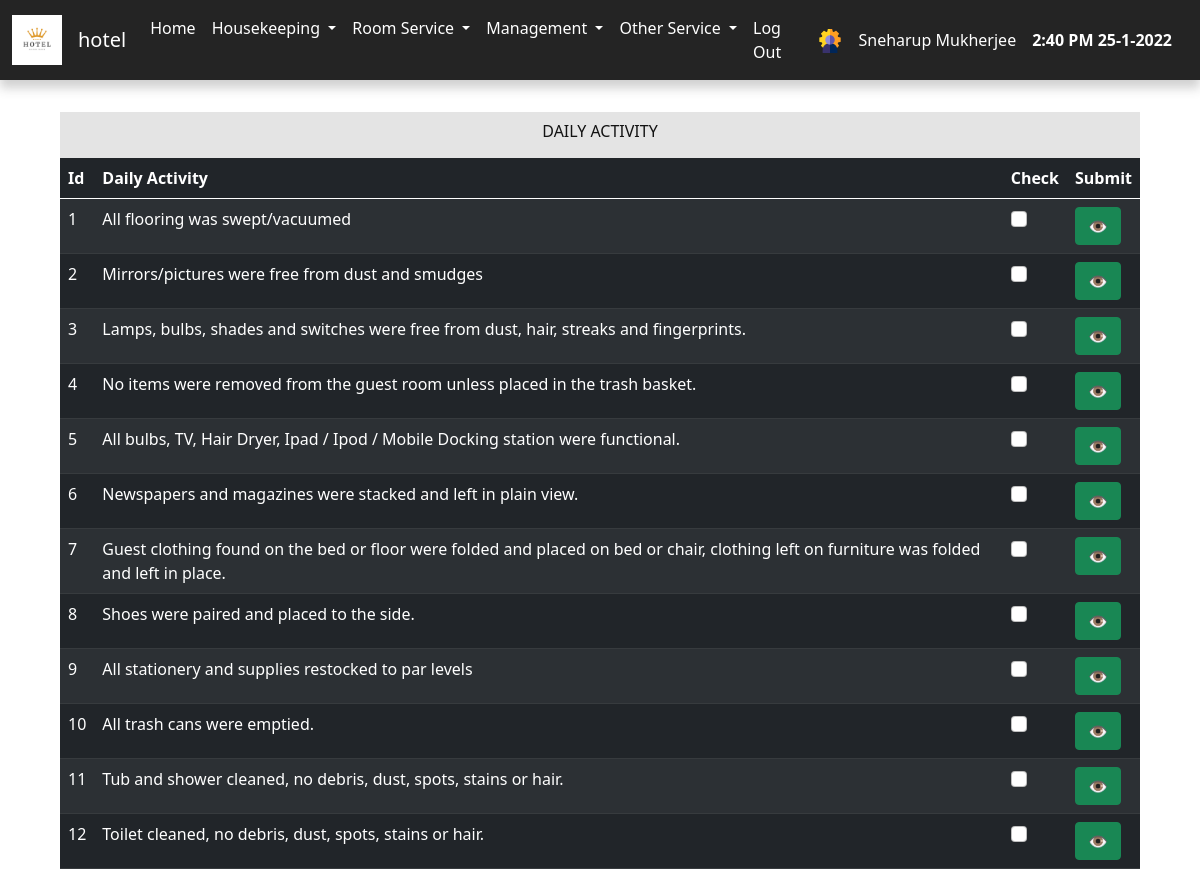
Screenshot of /admin/maintain_daily_activity.php (signed in) with the database file from the repository.
### tables this page shows
CREATE TABLE `daily_activity` (
  `daily_activity_id` int(11) NOT NULL,
  `daily_activity` varchar(255) NOT NULL,
  `daily_activity_date` varchar(50) NOT NULL DEFAULT '00000000'
);

### admin/maintain_daily_activity.php (the view, shortened to what this page needs)
<?php
include "./include/header.php";
?>
<div class="submit_activity">
    <div class="table_heading">
        <h5>DAILY ACTIVITY</h5>
    </div>
    <table class="table table-dark table-striped">
        <thead>
            <tr>
                <th scope="col">Id</th>
                <th scope="col">Daily Activity</th>
                <th scope="col">Check</th>
                <th scope="col">Submit</th>
            </tr>
        </thead>
        <tbody>
            <?php
            $id = 1;
            $query = "SELECT * FROM daily_activity WHERE daily_activity_date NOT IN('$date1')";
            $result = mysqli_query($connect, $query);
            while ($row = mysqli_fetch_assoc($result)) {
            ?>
                <tr>
                    <td><?php echo $id; $id = $id + 1;  ?></td>
                    <td scope="row"><?php echo $row['daily_activity']; ?></td>
                    <form action="./maintain_daily_activity.php" method="POST">
                        <td>
                            <div>
                                <input class="form-check-input" type="checkbox" id="checkboxNoLabel" value="" aria-label="..." required>
                            </div>
                        </td>
                        <td>
                            <button class=" btn btn-success ">&#x1F441;</button>
                    </form>
                </tr>
            <?php  } ?>
        </tbody>
    </table>
</div>

### admin/static/style.css (style rules this page uses)
body { margin: 0px; padding: 0px; box-sizing: border-box; background-color: #ffffff !important; color: rgb(0, 0, 0) !important; font-family: 'Roboto',sans-serif; }
h5 { font-size: 1rem !important; }
.table_heading { width: 100%; background-color: #e4e4e4; color: rgb(19, 19, 19); text-align: center; padding: .6rem; }
.submit_activity { width: 90%; margin: 2rem auto; }

### rows the page displays
daily_activity: daily_activity "All flooring was swept/vacuumed"
daily_activity: daily_activity "Mirrors/pictures were free from dust and smudges"
daily_activity: daily_activity "Lamps, bulbs, shades and switches were free from dust, hair, streaks and fingerprints."
daily_activity: daily_activity "No items were removed from the guest room unless placed in the trash basket."
daily_activity: daily_activity "All bulbs, TV, Hair Dryer, Ipad / Ipod / Mobile Docking station were functional."
daily_activity: daily_activity "Newspapers and magazines were stacked and left in plain view."
daily_activity: daily_activity "Guest clothing found on the bed or floor were folded and placed on bed or chair, clothing left on furniture was folded and left in place."
daily_activity: daily_activity "Shoes were paired and placed to the side."
daily_activity: daily_activity "All stationery and supplies restocked to par levels"
daily_activity: daily_activity "All trash cans were emptied."
daily_activity: daily_activity "Tub and shower cleaned, no debris, dust, spots, stains or hair."
daily_activity: daily_activity "Toilet cleaned, no debris, dust, spots, stains or hair."

### other values shown
$_SESSION['username'] "Sneharup Mukherjee"
